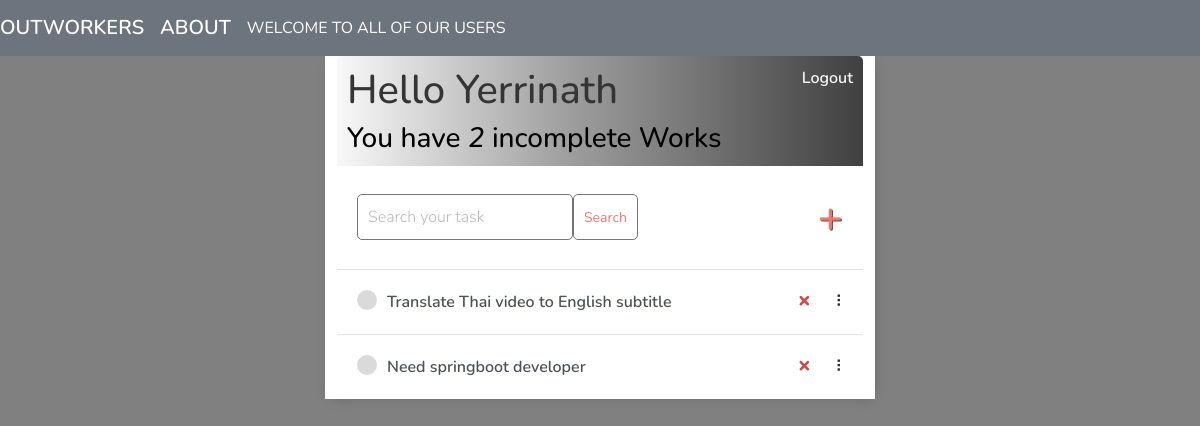
Screenshot of /hao (signed in) with the database file from the repository.
### base/models.py (models this page shows)
class Task(models.Model):
    user = models.ForeignKey(User, on_delete=models.CASCADE, null=True, blank=True)
    title = models.CharField(max_length=200)
    description = models.TextField(null=True, blank=True)
    phone = models.BigIntegerField(null= True)
    complete = models.BooleanField(default=False)
    created = models.DateTimeField(auto_now_add=True)
    def __str__(self):
        return self.title
    class Meta:
        order_with_respect_to = 'user'

### base/views.py (the view)
# urls.py: path('hao', TaskList.as_view(), name='tasks'),
class TaskList(LoginRequiredMixin, ListView):
    model = Task
    context_object_name = 'tasks'
    def get_context_data(self, **kwargs):
        context = super().get_context_data(**kwargs)
        context['tasks'] = context['tasks'].filter(user=self.request.user)
        context['count'] = context['tasks'].filter(complete=False).count()
        search_input = self.request.GET.get('search-area') or ''
        if search_input:
            context['tasks'] = context['tasks'].filter(
                title__contains=search_input)
        context['search_input'] = search_input
        return context

### base/templates/base/task_list.html (shortened to what this page needs)
<!DOCTYPE html>
<html lang="en">
  <head>
    <link
      href="https://cdn.jsdelivr.net/npm/bootstrap@5.0.0/dist/css/bootstrap.min.css"
      rel="stylesheet"
    />
    <body>
{% extends 'base/main.html' %}
{% block content %}
<div class="header-bar">
    <div>
        <h1>Hello {{request.user|title}}</h1>
        <h3 style="margin:0">You have <i>{{count}}</i> incomplete Work{{ count|pluralize:"s" }}</h3>
    </div>
    {% if request.user.is_authenticated %}
    <a href="{% url 'logout' %}">Logout</a> {% else %}
    <a href="{% url 'login' %}">Login</a> {% endif %}
</div>
<div id="search-add-wrapper">
    <form method="GET" style="display: flex;">
        <input type='text' name='search-area' placeholder="Search your task" value="{{search_input}}">
        <input class="button" type="submit" value='Search'>
    </form>
    {% if tasks|length > 0 %}
    <a id="add-link" href="{% url 'task-create' %}">&#x2b;</a>
    {% endif %}
</div>
<div id="tasklist" class="task-items-wrapper">
    {% for task in tasks %}
    <div class="task-wrapper" data-position="{{task.pk}}">
        <div class="task-title">
            {% if task.complete %}
            <div class="task-complete-icon"></div>
            <i><s><a href="{% url 'task-update' task.id %}">{{task}}</a></s></i> {% else %}
            <div class="task-incomplete-icon"></div>
            <a href="{% url 'task-update' task.id %}">{{task}}</a> {% endif %}
        </div>
        <div class="task-controls">
            <a class="delete-link" href="{% url 'task-delete' task.id %}">&#215;</a>
            <span class="handle">&nbsp;&#10247;</span>
        </div>
    </div>
    {% empty %}
    <div style="text-align: center; padding-bottom: 10px; line-height: 1em;">
        <h3>No new WORKS are created.</h3>
        <h3>Create a <a style="text-decoration: none; color: #e53935;" href="{% url 'task-create' %}">New WORK</a> ! </h3>
    </div>
    {% endfor %}
</div>
{% endblock content %}

### base/templates/base/main.html (style rules this page uses)
h1, p { color: #353535; }
body { background-color: grey; font-family: 'Nunito', sans-serif; }
h1,h2,h3,h4,h5,h6, { font-family: 'Raleway', sans-serif; }
a,p { color: #4b5156 }
a { font-weight: 600; }
input { outline: none; border: none; }
.header-bar { display: flex; justify-content: space-between; color: black; padding: 10px; border-radius: 5px 5px 0 0; background: linear-gradient(90deg, #f8f8f8 0%, #a0a0a0 43%, #404040 100%); }
.header-bar a { color: rgb(247, 247, 247); text-decoration: none; }
.task-wrapper { display: flex; align-items: center; justify-content: space-between; background-color: #fff; border-top: 1px solid #dfe4ea; overflow: hidden; }
.task-title { display: flex; padding: 20px; }
.task-title a { text-decoration: none; color: #4b5156; margin-left: 10px; }
.task-incomplete-icon { height: 20px; width: 20px; background-color: rgb(218, 218, 218); border-radius: 50%; }
.delete-link { text-decoration: none; font-weight: 900; color: #cf4949; font-size: 22px; line-height: 0; padding: 20px 0px; }
.handle { display: inline-block; padding: 20px 16px; cursor: grab; user-select: none; }
.handle:after, .handle:before { display: block; content: ""; }
#add-link { color: #EB796F; text-decoration: none; font-size: 42px; text-shadow: 1px 1px #81413b; }
#search-add-wrapper { display: flex; justify-content: space-between; align-items: center; padding: 20px; }
input[type=text], input[type=password], textarea { border: 1px solid #757575; border-radius: 5px; padding: 10px; width: 90%; }
::placeholder { font-weight: 300; opacity: 0.5; }
.button { border: 1px solid #757575; background-color: #FFF; color: #EB796F; padding: 10px; font-size: 14px; border-radius: 5px; cursor: pointer; text-decoration: none; }

### rows the page displays
Task: title "Translate Thai video to English subtitle"
Task: title "Need springboot developer"

### other values shown
{{ request.user|title }} "Yerrinath"
{{ count }} "2"
